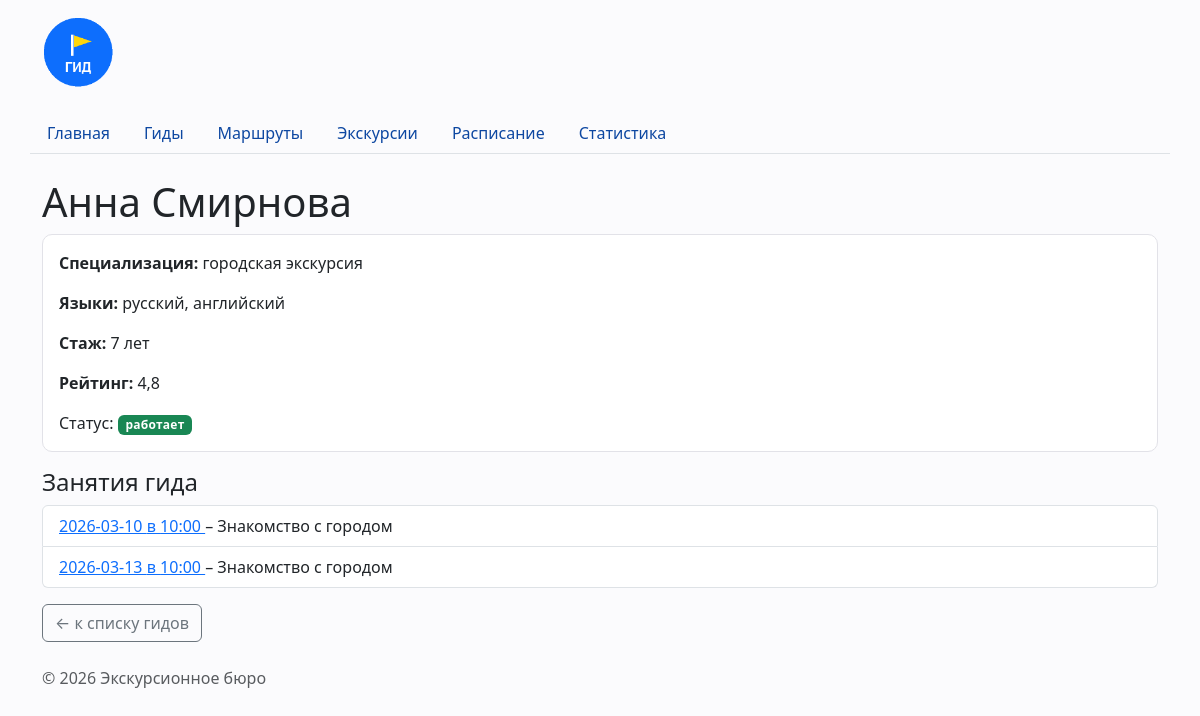
The app's page /guides/1/ with its own data.
### guides/views.py (the view, shortened to what this page needs)
# urls.py: path("<int:guide_id>/", views.guide_detail, name="detail"),
def guide_detail(request, guide_id):
    guide = get_guide(guide_id)
    context = {
        "guide": guide,
        "schedules": list_schedules_by_guide(guide_id),
    }
    return render(request, "guides/guide_detail.html", context)

### db/database.py (called while the page is built)
def get_connection(path=DB_PATH):
    connection = sqlite3.connect(path)
    connection.row_factory = sqlite3.Row
    connection.execute("PRAGMA foreign_keys = ON")
    return connection

def fetch_all(sql, params=(), path=DB_PATH):
    connection = get_connection(path)
    try:
        return connection.execute(sql, params).fetchall()
    finally:
        connection.close()

def fetch_one(sql, params=(), path=DB_PATH):
    connection = get_connection(path)
    try:
        return connection.execute(sql, params).fetchone()
    finally:
        connection.close()

### db/repository.py (called while the page is built)
def _languages(value):
    if not value:
        return []
    return [item.strip() for item in value.split(",") if item.strip()]

def _make_guide(row):
    data = dict(row)
    data["languages"] = _languages(data.get("languages"))
    data["is_active"] = bool(data.get("is_active"))
    return Guide.from_data(data)

def _make_route(row):
    data = dict(row)
    data["required_languages"] = _languages(data.get("required_languages"))
    data["is_active"] = bool(data.get("is_active"))
    return Route.from_data(data)

def _make_excursion(row, route):
    data = dict(row)
    data["languages"] = _languages(data.get("languages"))
    data["is_active"] = bool(data.get("is_active"))
    excursion_class = EXCURSION_CLASSES.get(data.get("kind"), Excursion)
    return excursion_class.from_data(data, route)

def _make_schedule(row, excursion, guide):
    return Schedule.from_data(dict(row), excursion, guide)

def list_guides():
    return [_make_guide(row) for row in fetch_all(
        "SELECT * FROM guides ORDER BY name;"
    )]

def get_guide(guide_id):
    row = fetch_one("SELECT * FROM guides WHERE id = ?;", [guide_id])
    return _make_guide(row) if row else None

def list_routes():
    return [_make_route(row) for row in fetch_all(
        "SELECT * FROM routes ORDER BY name;"
    )]

def list_excursions():
    routes = {route.id: route for route in list_routes()}
    result = []
    for row in fetch_all("SELECT * FROM excursions ORDER BY title;"):
        route = routes.get(row["route_id"])
        if route is None:
            continue
        result.append(_make_excursion(row, route))
    return result

def list_schedules_by_guide(guide_id):
    return [item for item in list_schedules() if item.guide.id == guide_id]

### models.py (called while the page is built)
    @property
    def date(self):
        return self.schedule_date.strftime("%Y-%m-%d")

### guides/templates/guides/guide_detail.html (shortened to what this page needs)
{% extends "base.html" %}
{% block content %}
    <h1>{{ guide.name }}</h1>
    <div class="card guide-detail mb-3">
        <div class="card-body">
            <p class="card-text">
                <strong>Специализация:</strong>
                {{ guide.specialization|default:"не указана" }}
            </p>
            <p class="card-text">
                <strong>Языки:</strong>
                {{ guide.languages|join:", "|default:"не указаны" }}
            </p>
            <p class="card-text">
                <strong>Стаж:</strong> {{ guide.experience_years }} лет
            </p>
            <p class="card-text">
                <strong>Рейтинг:</strong> {{ guide.rating|floatformat:1 }}
            </p>
            <p class="card-text">
                Статус:
                {% if guide.is_active %}
                    <span class="badge bg-success status-badge">работает</span>
                {% else %}
                    <span class="badge bg-secondary status-badge">не работает</span>
                {% endif %}
            </p>
        </div>
    </div>
    <h2 class="h4">Занятия гида</h2>
    <ul class="list-group">
        {% for schedule in schedules %}
            <li class="list-group-item">
                <a href="{% url 'schedules:detail' schedule.id %}">
                    {{ schedule.date }} в {{ schedule.start_time }}
                </a>
                – {{ schedule.excursion.title }}
            </li>
        {% empty %}
            <li class="list-group-item">Занятий пока нет.</li>
        {% endfor %}
    </ul>
    <a href="{% url 'guides:list' %}" class="btn btn-outline-secondary mt-3">
        ← к списку гидов
    </a>
{% endblock %}

### homepage/static/homepage/css/style.css (style rules this page uses)
body { min-height: 100vh; background-color: #fbfbfd; }
.route-card, .excursion-card, .guide-detail, .schedule-card { border: 1px solid #e2e2e8; border-radius: 10px; }
.status-badge { font-weight: 600; letter-spacing: 0.02em; }

### records on screen
guides: name "Анна Смирнова"
excursions: date "2026-03-10", start_time "10:00", excursion "Знакомство с городом", date "2026-03-13"

### other values on screen
{{ guide.specialization|default:"не указана" }} "городская экскурсия"
{{ guide.languages|join:", "|default:"не указаны" }} "русский, английский"
{{ guide.experience_years }} "7"
{{ guide.rating|floatformat:1 }} "4,8"
